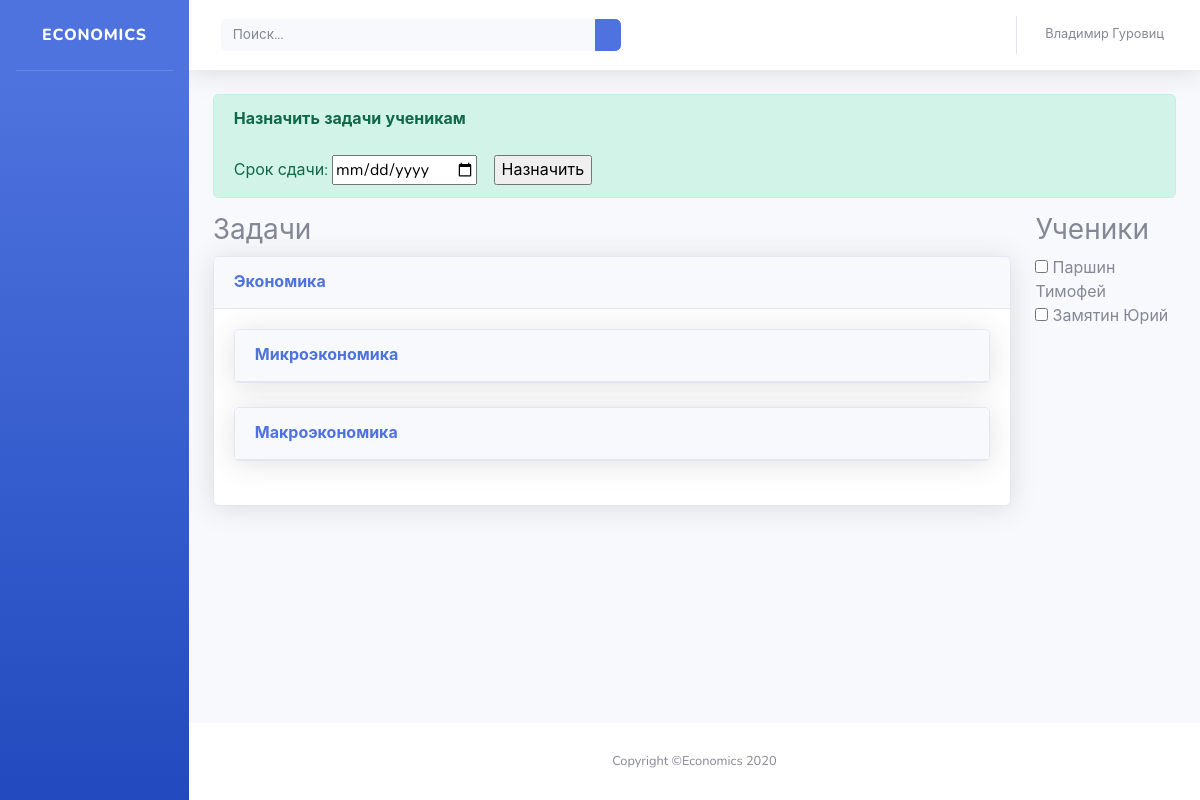
The app's page /problems/ (signed in) with its own data.
### problems/models.py (models this page shows, shortened)
class Topic(models.Model):
    name = models.CharField('Название', max_length=200)
    parent = models.ForeignKey('Topic', on_delete=models.CASCADE, related_name='children', verbose_name='Предок', null=True, blank=True)
    order = models.IntegerField('Порядковый номер')
    leaf = models.BooleanField('Конечная вершина (можно привязывать задачи)', default=False)
    class Meta:
        ordering = ['order']

### problems/views.py (the view)
# urls.py: path('', views.index, name='index'),
def index(request):
    if request.user.groups.filter(name='teachers').exists():
        students = User.objects.filter(groups__name='students')
        topics = Topic.objects.all()
        problems = dict()
        for topic in topics:
            problems[topic.id] = topic.problems.all()
        topic = Topic.objects.get(id=1);
        context = {'problems': problems,
                   'students': students,
                   'topic': topic}
        return render(request, 'problems/sb/index_teacher.html', context)
    elif request.user.groups.filter(name='students').exists():
        assigned_problems = Assignment.objects.filter(person=request.user).order_by('date_deadline')
        context = {'assigned_problems': assigned_problems,}
        return render(request, 'problems/sb/index_student.html', context)
    else:
        return render(request, 'problems/sb/login.html', {})

### problems/templates/problems/sb/index_teacher.html (shortened to what this page needs)
{% load static %}
<!DOCTYPE html>
<html lang="en">
<head>
  <link src="{% static 'problems/sb/vendor/fontawesome-free/css/all.css' %}" rel="stylesheet" type="text/css">
  <link href="{% static 'problems/sb/css/sb-admin-2.min.css' %}" rel="stylesheet">
</head>
<body id="page-top">
  <div id="wrapper">
    <ul class="navbar-nav bg-gradient-primary sidebar sidebar-dark accordion" id="accordionSidebar">
      <a class="sidebar-brand d-flex align-items-center justify-content-center" href="index.html">
        <div class="sidebar-brand-text mx-3">Economics</div>
      </a>
      <hr class="sidebar-divider my-0">
    </ul>
    <div id="content-wrapper" class="d-flex flex-column">
      <div id="content">
        <nav class="navbar navbar-expand navbar-light bg-white topbar mb-4 static-top shadow">
          <form class="d-none d-sm-inline-block form-inline mr-auto ml-md-3 my-2 my-md-0 mw-100 navbar-search">
            <div class="input-group">
              <input type="text" class="form-control bg-light border-0 small" placeholder="Поиск..." aria-label="Search" aria-describedby="basic-addon2">
              <div class="input-group-append">
                <button class="btn btn-primary" type="button">
                </button>
              </div>
            </div>
          </form>
          <ul class="navbar-nav ml-auto">
            <li class="nav-item dropdown no-arrow">
              <a class="nav-link dropdown-toggle" href="#" id="userDropdown" role="button" data-toggle="dropdown" aria-haspopup="true" aria-expanded="false">
                <span class="mr-2 d-none d-lg-inline text-gray-600 small">{{ request.user.first_name }} {{ request.user.last_name }}</span>
              </a>
            </li>
          </ul>
        </nav>
          <form method="POST" action="assign">
            <div class="container-fluid">
                  <div class="row">
                      <div class="col">
                        <div  class="alert alert-success" role="alert">
                          <b>Назначить задачи ученикам</b>
                          <br><br>Срок сдачи:
                          <input type="date" name="date_deadline">&nbsp;&nbsp;&nbsp;
                          <input type="submit" value="Назначить">
                        </div>
                    </div>
                  </div>
                  <div class="row">
                      <div class="col-10">
                          <h3>Задачи</h3>
                          <div id="problems">
                              {% autoescape off %}
                              <div class="card shadow mb-4">
                                <a href="#collapseCardExample" class="d-block card-header py-3" data-toggle="collapse" role="button" aria-expanded="true" aria-controls="collapseCardExample">
                                  <h6 class="m-0 font-weight-bold text-primary">{{ topic.name }}</h6>
                                </a>
                                <div class="collapse show" id="collapseCardExample">
                                  <div class="card-body">
                                    {% for element in topic.children.all %}
                                            {% if element.children %}
                                                {% with topic=element template_name="problems/tree_level.html" %}
                                                   {% include template_name %}
                                                {% endwith %}
                                            {% endif %}
                                    {% endfor %}
                                  </div>
                                </div>
                              </div>
                              {% endautoescape %}
                          </div>
                      </div>
                      <div class="col">
                          <h3>Ученики</h3>
                          <div id="students">
                              {% include "problems/student_list.html" %}
                          </div>
                      </div>
                  </div>
              </div>
  </form>
      </div>
      <footer class="sticky-footer bg-white">
        <div class="container my-auto">
          <div class="copyright text-center my-auto">
            <span>Copyright &copy;Economics 2020</span>
          </div>
        </div>
      </footer>
    </div>
  </div>
</body>
</html>

### problems/templates/problems/tree_level.html (shortened to what this page needs)
              <div class="card shadow mb-4">
                <a href="#collapse{{ element.id }}" class="d-block card-header py-3" data-toggle="collapse" role="button" aria-expanded="true" aria-controls="collapse{{ element.id }}">
                  <h6 class="m-0 font-weight-bold text-primary">{{ element.name }}</h6>
                </a>
              </div>

### problems/templates/problems/student_list.html
{% for student in students %}
<div class="student">
    <input type="checkbox" name="student" value="{{ student.id }}">
    {{ student.last_name }} {{ student.first_name }}
</div>
{% endfor %}

### records on screen
Topic: name "Экономика"
Topic: name "Микроэкономика"
Topic: name "Макроэкономика"

### other values on screen
{{ request.user.first_name }} "Владимир"
{{ request.user.last_name }} "Гуровиц"
{{ student.last_name }} "Паршин"
{{ student.first_name }} "Тимофей"
{{ student.last_name }} "Замятин"
{{ student.first_name }} "Юрий"
